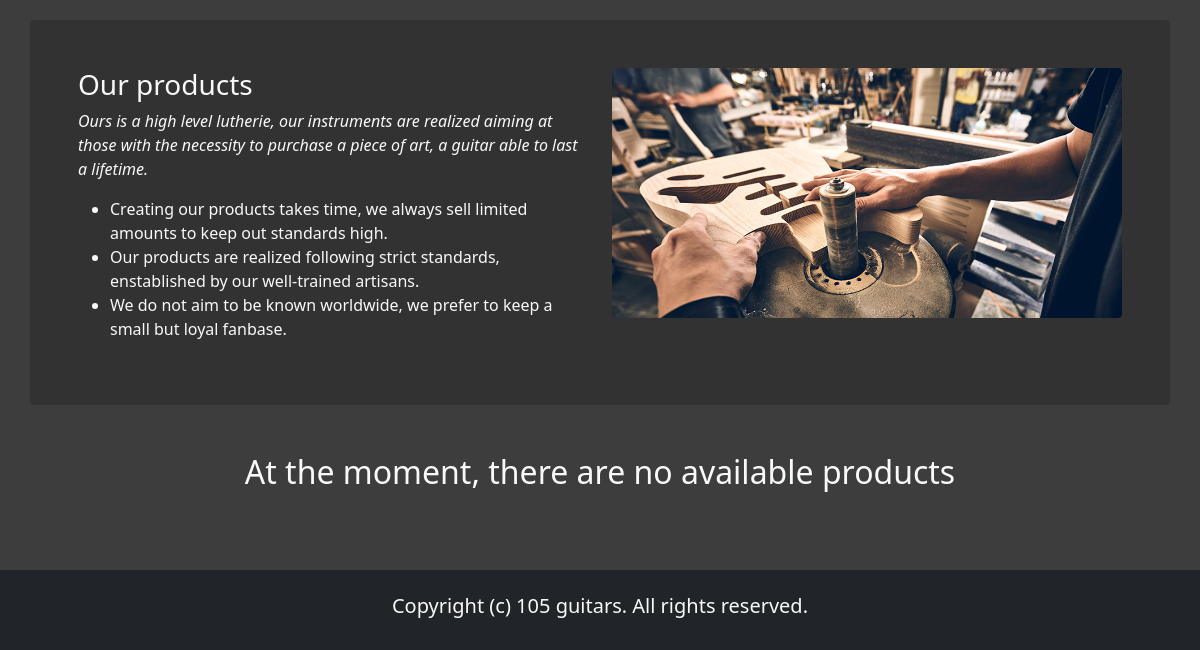
/ (lower part), run on an earlier commit of the app's database.
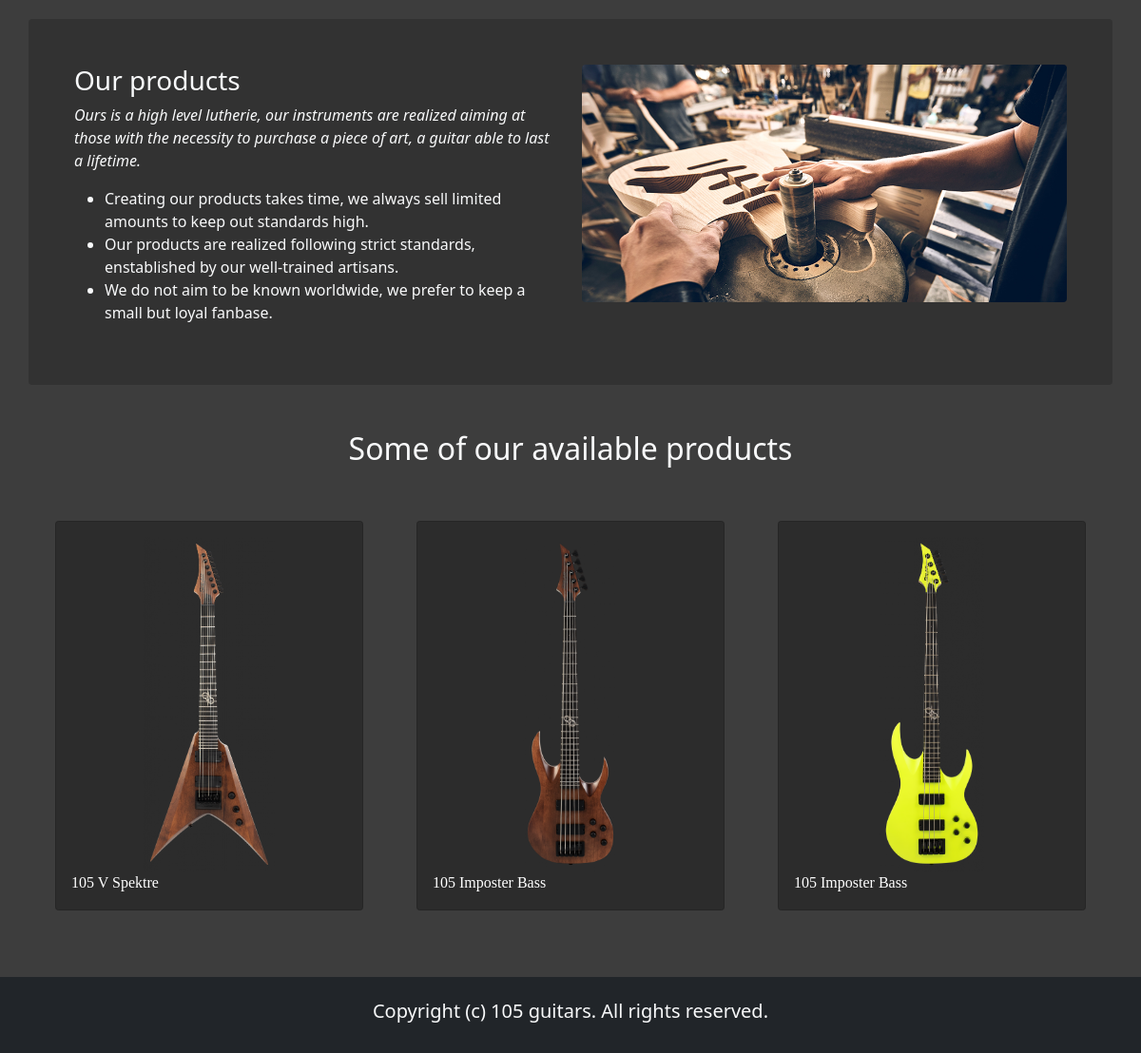
And on a later commit of the database.
### tables this page shows
create table copia(
	seriale int not null AUTO_INCREMENT,
    ID_MODELLO int not null,
    num_corde int not null,
    colore varchar(40) not null,
    materiale varchar(100) not null,
    prezzo int not null,
    front_image varchar(100) not null,
    side_image varchar(100) not null,
    back_image varchar(100) not null,
    sold bit not null,
    CONSTRAINT ID_COPIA PRIMARY key (seriale)
);

create table modello(
    codice int not null AUTO_INCREMENT,
    nome varchar(40) not null,
    scala float not null,
    tipo_body varchar(40) not null,
    elettronica varchar(100) not null,
    CONSTRAINT ID_MODELLO PRIMARY key (codice)
);

### template/base_page.php (called while the page is built, shortened)
<?php
require_once "bootstrap_page.php";
$params["profile-url"] = "login.php";
$params["user-name"] = "";
$params["articles-in-cart"] = !is_set_and_not_empty($_SESSION["articles-in-cart"]) ? 0 : count($_SESSION["articles-in-cart"]);
$params["jquery-source"] = "https://code.jquery.com/jquery-3.6.0.min.js";
require "base.php";
?>

### index.php (called while the page is built)
<?php
require_once "bootstrap_page.php";
$params["name"] = "index_template.php";
$params["products"] = $the_db->getAvailableProducts();
if (!empty($params["products"])) {
    $range = range(0, count($params["products"]) - 1);
    shuffle($range);
    $params["rand_nums"]  = array_slice($range, 0, (count($params["products"]) < 3 ? count($params["products"]) : 3));
}
require "template/base_page.php"
?>

### database.php (called while the page is built, shortened)
<?php
class Database {
    private $db;
    public function __construct($servername, $username, $password, $dbname, $port){
        $this->db = new mysqli($servername, $username, $password, $dbname, $port);
    }
    public function getAvailableProducts() {
        $res = $this->db->query("select c.seriale as seriale, m.nome as nome, c.prezzo as prezzo, c.front_image, c.sold
                                 from copia c, modello m
                                 where c.ID_MODELLO = m.codice and c.sold = 0");
        return $res->fetch_all(MYSQLI_ASSOC);
    }
}
?>

### bootstrap_page.php (called while the page is built, shortened)
<?php
require_once "database.php";
require_once "functions.php";
$the_db = new Database("localhost", "root", "", "105guitars", 3306);
?>

### functions.php (called while the page is built, shortened)
<?php
function is_set_and_not_empty(&$var) {
    return isset($var) && !empty($var);
}
?>

### template/index_template.php (the view, shortened to what this page needs)
        <div class="container text-light py-5 px-5 rounded index_card">
            <div class="row">
                <div class="col-lg-6 d-flex flex-column justify-contents-center">
                    <div class="content pt-4 pt-lg-0">
                    <h3>Our products</h3>
                    <p class="fst-italic">
                    Ours is a high level lutherie, our instruments are realized aiming at those with the necessity to purchase a piece of art, a guitar able to last a lifetime.
                    </p>
                    <ul>
                        <li><strong class="bi bi-check-circle"></strong> Creating our products takes time, we always sell limited amounts to keep out standards high.</li>
                        <li><strong class="bi bi-check-circle"></strong> Our products are realized following strict standards, enstablished by our well-trained artisans.</li>
                        <li><strong class="bi bi-check-circle"></strong> We do not aim to be known worldwide, we prefer to keep a small but loyal fanbase.</li>
                    </ul>
                    </div>
                </div>
                <div class="col-lg-6">
                    <img src="images/luthier.jpg" class="img-fluid rounded" alt="production image">
                </div>
            </div>
        </div>
<?php
    if(empty($params["products"])) { ?>
        <h2 class="text-center text-light mt-5">At the moment, there are no available products</h2>
    <?php } else { ?>
        <h2 class="text-center text-light mt-5">Some of our available products</h2>
            <div class="container mt-1 justify-content-center">
                <div class="row">
                    <?php
                    foreach ($params["rand_nums"] as $id):
                        $product = $params["products"][$id];
                    ?>
                    <div class="col-md-4">
                        <div class="card p-3 mt-5 me-3 ms-3 card_product">
                            <div class="text-center bg-transparent">
                                <img src="<?php echo "./images/products/" . $product["front_image"]; ?>" class="card-img-top product_card" alt="product preview">
                            </div>
                            <div class="product-details">
                                <span class="font-weight-bold d-block product_text"> <?php echo $product["nome"]; ?> </span>
                            </div>
                        </div>
                    </div>
                    <?php endforeach; ?>
                </div>
            </div>
<?php } ?>

What changed in the data, as far as the page shows it:
added copia: front_image (picture), ID_MODELLO.nome "105 V Spektre"
added copia: front_image (picture), ID_MODELLO.nome "105 Imposter Bass"
added copia: front_image (picture), ID_MODELLO.nome "105 Imposter Bass"
Also different on the page:
text no longer shown: "At the moment, there are no available products"
text now shown: "Some of our available products"
